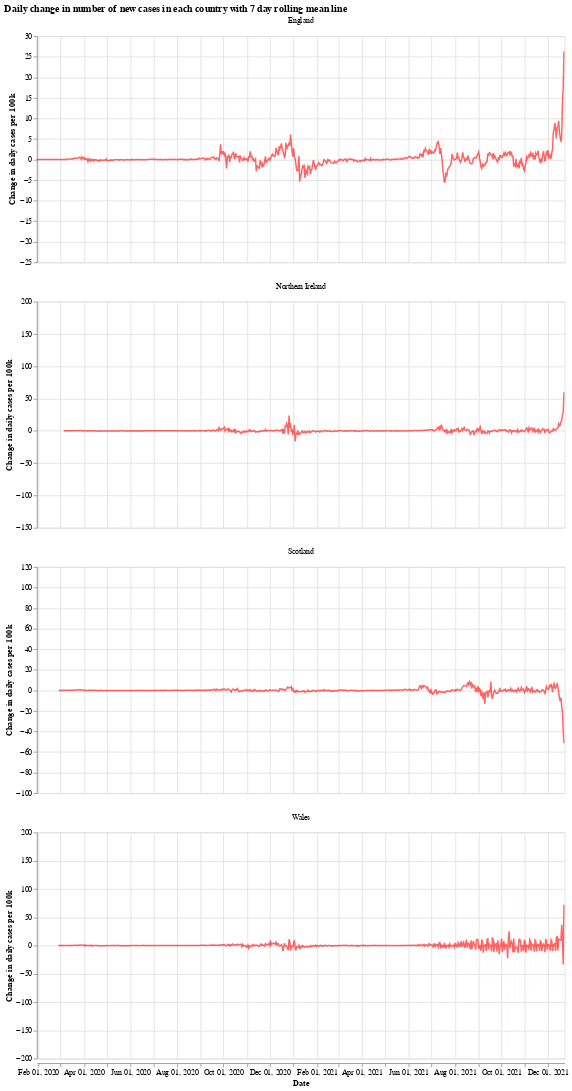

Here is the notebook cell this chart was saved with:
### Markdown cell above
We will use the Python library `Altair` for visualising the data, see the [altair docs](https://altair-viz.github.io/) for more information.

First we have a graph which shows the daily change in the number of new cases for each country. This number jumps up and down all over the place, which is likely due to delay in reporting of new cases over the weekend. Another interesting thing is that it looks like the daily cases in Wales experienced a much shorter period of calm over the summer (calm in the sense of daily cases not jumping up and down).

The orange bars are days when the number of new cases (per 100k population) was more than the previous day, while the blue are days when the number of new cases dropped. The red line is the 7 day moving average. 

When the moving average line is below 0, it means that there is a consistent drop in new cases. We can see this clearly happening around the times that lockdowns were introduced (though, to varying degrees). I will update the graphs soon with a marker of when each lockdown started.

### Code cell
# collapse
import altair as alt

bars = alt.Chart(uk_cases).mark_bar().encode(
    x=alt.X("yearmonthdate(date):T", axis=alt.Axis(title='Date')),
    y=alt.Y("casesChangeRate:Q", axis=alt.Axis(title='Change in daily cases per 100k')),
    tooltip='casesChange',
    color=alt.condition(
        alt.datum.casesChangeRate > 0,
        alt.value("orange"),  # The positive color
        alt.value("blue")  # The negative color
    )
).properties(title='Daily change in number of new cases with 7 day rolling mean',width=700).interactive()

line = alt.Chart(uk_cases).mark_line(
    color='red',
    size=2,
    opacity=0.6
).transform_window(
    rolling_mean='mean(casesChangeRate)',
    frame=[0, 7],
    groupby=['areaName']
).encode(
    x='yearmonthdate(date):T',
    y='rolling_mean:Q'
)

alt.layer(bars, line, data=uk_cases).facet(alt.Column(
    'areaName', title=''), columns=1).resolve_scale(y='independent').properties(title='Daily change in number of new cases in each country with 7 day rolling mean line')

### Figure 1 — Vega-Lite specification as saved in the notebook (floating-point values rounded to 4 significant figures; data arrays with more than 128 entries replaced by an {"elided": "..."} marker saying what was removed)
{"config": {"view": {"continuousWidth": 400, "continuousHeight": 300}}, "data": {"name": "data-54d7e6e8ab57a995e4c72dbdcfef28fc"}, "facet": {"type": "nominal", "field": "areaName", "title": ""}, "spec": {"layer": [{"mark": "bar", "encoding": {"color": {"condition": {"value": "orange", "test": "(datum.casesChangeRate > 0)"}, "value": "blue"}, "tooltip": {"type": "quantitative", "field": "casesChange"}, "x": {"type": "temporal", "axis": {"title": "Date"}, "field": "date", "timeUnit": "yearmonthdate"}, "y": {"type": "quantitative", "axis": {"title": "Change in daily cases per 100k"}, "field": "casesChangeRate"}}, "selection": {"selector001": {"type": "interval", "bind": "scales", "encodings": ["x", "y"]}}, "title": "Daily change in number of new cases with 7 day rolling mean", "width": 700}, {"mark": {"type": "line", "color": "red", "opacity": 0.6, "size": 2}, "encoding": {"x": {"type": "temporal", "field": "date", "timeUnit": "yearmonthdate"}, "y": {"type": "quantitative", "field": "rolling_mean"}}, "transform": [{"window": [{"op": "mean", "field": "casesChangeRate", "as": "rolling_mean"}], "frame": [0, 7], "groupby": ["areaName"]}]}]}, "columns": 1, "resolve": {"scale": {"y": "independent"}}, "title": "Daily change in number of new cases in each country with 7 day rolling mean line", "$schema": "https://vega.github.io/schema/vega-lite/v4.8.1.json", "datasets": {"data-54d7e6e8ab57a995e4c72dbdcfef28fc": {"elided": "2680 records"}}}
